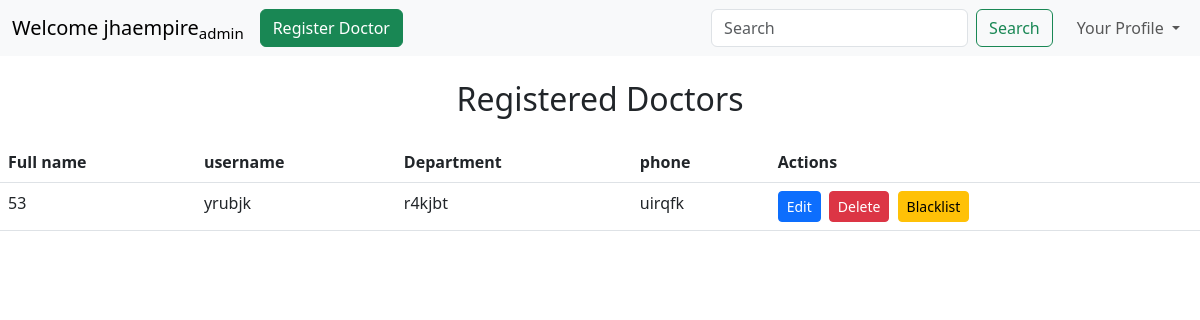
The app's page /dashboard/admin (signed in), older data.
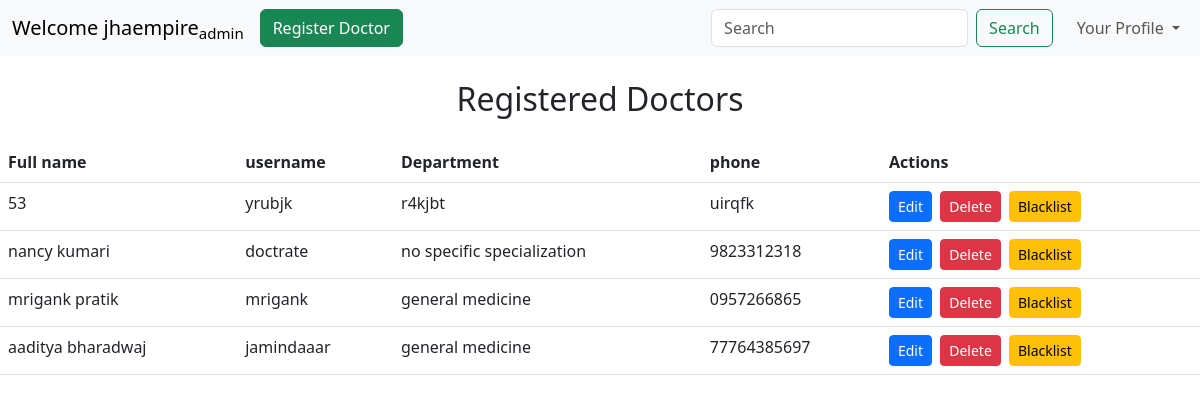
The same page, newer data.
### models/models.py (models this page shows)
class User(db.Model):
    id=db.Column(db.Integer(),primary_key=True)
    fullname = db.Column(db.String(50),nullable = False)
    username = db.Column(db.String(50),unique = True,nullable = False)
    password = db.Column(db.String(),nullable= False)
    role = db.Column(db.String(10),nullable=False)
    status=db.Column(db.Integer(),nullable=False,default=0)
    created_at=db.Column(db.DateTime(),default=datetime.datetime.utcnow)
    updated_at=db.Column(db.DateTime(),default=datetime.datetime.utcnow,onupdate=datetime.datetime.utcnow)

class Doctor(db.Model):
    id=db.Column(db.Integer(),primary_key=True)
    fullname = db.Column(db.String(50),nullable = False)
    username = db.Column(db.String(50),unique = True,nullable = False)
    password = db.Column(db.String(),nullable= False)
    address = db.Column(db.String(200),nullable = False)
    phone = db.Column(db.String(15),nullable = False)
    email = db.Column(db.String(50),nullable = False)
    experience = db.Column(db.String(100),nullable = False)
    specialization = db.Column(db.String(50),nullable = False)
    created_at=db.Column(db.DateTime(),default=datetime.datetime.utcnow)
    updated_at=db.Column(db.DateTime(),default=datetime.datetime.utcnow,onupdate=datetime.datetime.utcnow)

### controllers/adminDashboard.py (the view)
@theadminDashboard.route("/dashboard/admin", methods=['GET','POST'])
def adminDashboard():
    if('user' in session and session['role']=="admin"):
        user=session['user']
        print(user)
        alldoctors=User.query.filter_by(role="doctor").all()
        print(alldoctors)
        doctdetails= Doctor.query.all()
        print(doctdetails)
        return render_template("adminDashboard.html",user=user , alldoctors=alldoctors, doctdetails=doctdetails)
    else:
        return redirect("/login")

### templates/adminDashboard.html (shortened to what this page needs)
<!DOCTYPE html>
<html lang="en">
<head>
    <link href="https://cdn.jsdelivr.net/npm/bootstrap@5.3.0-alpha1/dist/css/bootstrap.min.css" rel="stylesheet">
</head>
<body>
<nav class="navbar navbar-expand-lg bg-body-tertiary">
  <div class="container-fluid">
    <a class="navbar-brand" href="#">Welcome {{user}}<sub>admin</sub></a>
    <div class="collapse navbar-collapse" id="navbarSupportedContent">
      <ul class="navbar-nav me-auto mb-2 mb-lg-0">
        <li class="nav-item">
          <a class="btn btn-success" href="/dashboard/admin/register-doctor">Register Doctor </a>
        </li>
        </ul>
         <form class="d-flex me-3" role="search">
          <input class="form-control me-2" type="search" placeholder="Search" aria-label="Search">
          <button class="btn btn-outline-success" type="submit">Search</button>
        </form>
        <ul class="navbar-nav">
          <li class="nav-item dropdown">
            <a class="nav-link dropdown-toggle" href="#" role="button" data-bs-toggle="dropdown" aria-expanded="false">
              Your Profile
            </a>
          </li>
        </ul>
    </div>
  </div>
</nav>
<div>
  <h2 class="text-center my-4">Registered Doctors</h2>
      <table class="table">
      <thead>
        <tr>
          <th>Full name</th>
          <th>username</th>
          <th>Department</th>
          <th>phone</th>
          <th>Actions</th>
        </tr>
      </thead>
      <tbody>
        {% for doc in alldoctors %}
        {% for x in doctdetails %}
        {% if doc.username == x.username %}
        <tr>
          <td>{{doc.fullname}}</td>
          <td>{{doc.username}}</td>
          <td>{{x.specialization}}</td>
          <td>{{x.phone}}</td>
          <td>
          <a href="/editdoctor/{{ doc.id }}" class="btn btn-primary btn-sm me-1">Edit</a>
          <a href="/deletedoctor/{{ doc.id }}" class="btn btn-danger btn-sm me-1">Delete</a>
          <a href="/blacklistdoctor/{{ doc.id }}" class="btn btn-warning btn-sm">Blacklist</a>
        </td>
        </tr>
          {% endif %}
        {% endfor %}
        {% endfor %}
        </tbody>
      </table>
</div>
</body>
</html>

Row changes from the older to the newer data that the page shows:
added User: fullname "nancy kumari", username "doctrate"
added Doctor: specialization "no specific specialization", phone "9823312318"
added User: fullname "mrigank pratik", username "mrigank"
added Doctor: specialization "general medicine", phone "0957266865"
added User: fullname "aaditya bharadwaj", username "jamindaaar"
added Doctor: specialization "general medicine", phone "77764385697"
